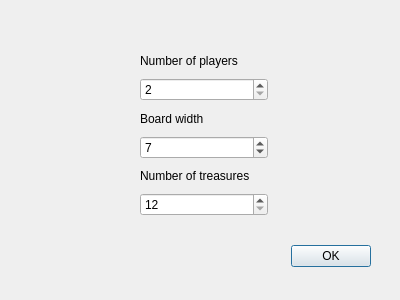
<?xml version="1.0" encoding="UTF-8"?>
<ui version="4.0">
 <class>Settings</class>
 <widget class="QDialog" name="Settings">
  <property name="geometry">
   <rect>
    <x>0</x>
    <y>0</y>
    <width>400</width>
    <height>300</height>
   </rect>
  </property>
  <property name="windowTitle">
   <string>Settings</string>
  </property>
  <widget class="QDialogButtonBox" name="buttonBox">
   <property name="geometry">
    <rect>
     <x>30</x>
     <y>240</y>
     <width>341</width>
     <height>32</height>
    </rect>
   </property>
   <property name="orientation">
    <enum>Qt::Horizontal</enum>
   </property>
   <property name="standardButtons">
    <set>QDialogButtonBox::Ok</set>
   </property>
  </widget>
  <widget class="QWidget" name="layoutWidget">
   <property name="geometry">
    <rect>
     <x>140</x>
     <y>50</y>
     <width>128</width>
     <height>166</height>
    </rect>
   </property>
   <layout class="QVBoxLayout" name="verticalLayout">
    <item>
     <widget class="QLabel" name="label">
      <property name="text">
       <string>Number of players</string>
      </property>
     </widget>
    </item>
    <item>
     <widget class="QSpinBox" name="playersSpin">
      <property name="minimum">
       <number>2</number>
      </property>
      <property name="maximum">
       <number>4</number>
      </property>
     </widget>
    </item>
    <item>
     <widget class="QLabel" name="label_2">
      <property name="text">
       <string>Board width</string>
      </property>
     </widget>
    </item>
    <item>
     <widget class="QSpinBox" name="widthSpin">
      <property name="minimum">
       <number>5</number>
      </property>
      <property name="maximum">
       <number>11</number>
      </property>
      <property name="value">
       <number>7</number>
      </property>
     </widget>
    </item>
    <item>
     <widget class="QLabel" name="label_3">
      <property name="text">
       <string>Number of treasures</string>
      </property>
     </widget>
    </item>
    <item>
     <widget class="QSpinBox" name="treasureSpin">
      <property name="minimum">
       <number>12</number>
      </property>
      <property name="maximum">
       <number>24</number>
      </property>
      <property name="singleStep">
       <number>12</number>
      </property>
      <property name="value">
       <number>12</number>
      </property>
     </widget>
    </item>
   </layout>
  </widget>
  <zorder>layoutWidget</zorder>
  <zorder>buttonBox</zorder>
 </widget>
 <resources/>
 <connections>
  <connection>
   <sender>buttonBox</sender>
   <signal>accepted()</signal>
   <receiver>Settings</receiver>
   <slot>accept()</slot>
   <hints>
    <hint type="sourcelabel">
     <x>248</x>
     <y>254</y>
    </hint>
    <hint type="destinationlabel">
     <x>157</x>
     <y>274</y>
    </hint>
   </hints>
  </connection>
  <connection>
   <sender>buttonBox</sender>
   <signal>rejected()</signal>
   <receiver>Settings</receiver>
   <slot>reject()</slot>
   <hints>
    <hint type="sourcelabel">
     <x>316</x>
     <y>260</y>
    </hint>
    <hint type="destinationlabel">
     <x>286</x>
     <y>274</y>
    </hint>
   </hints>
  </connection>
 </connections>
</ui>
